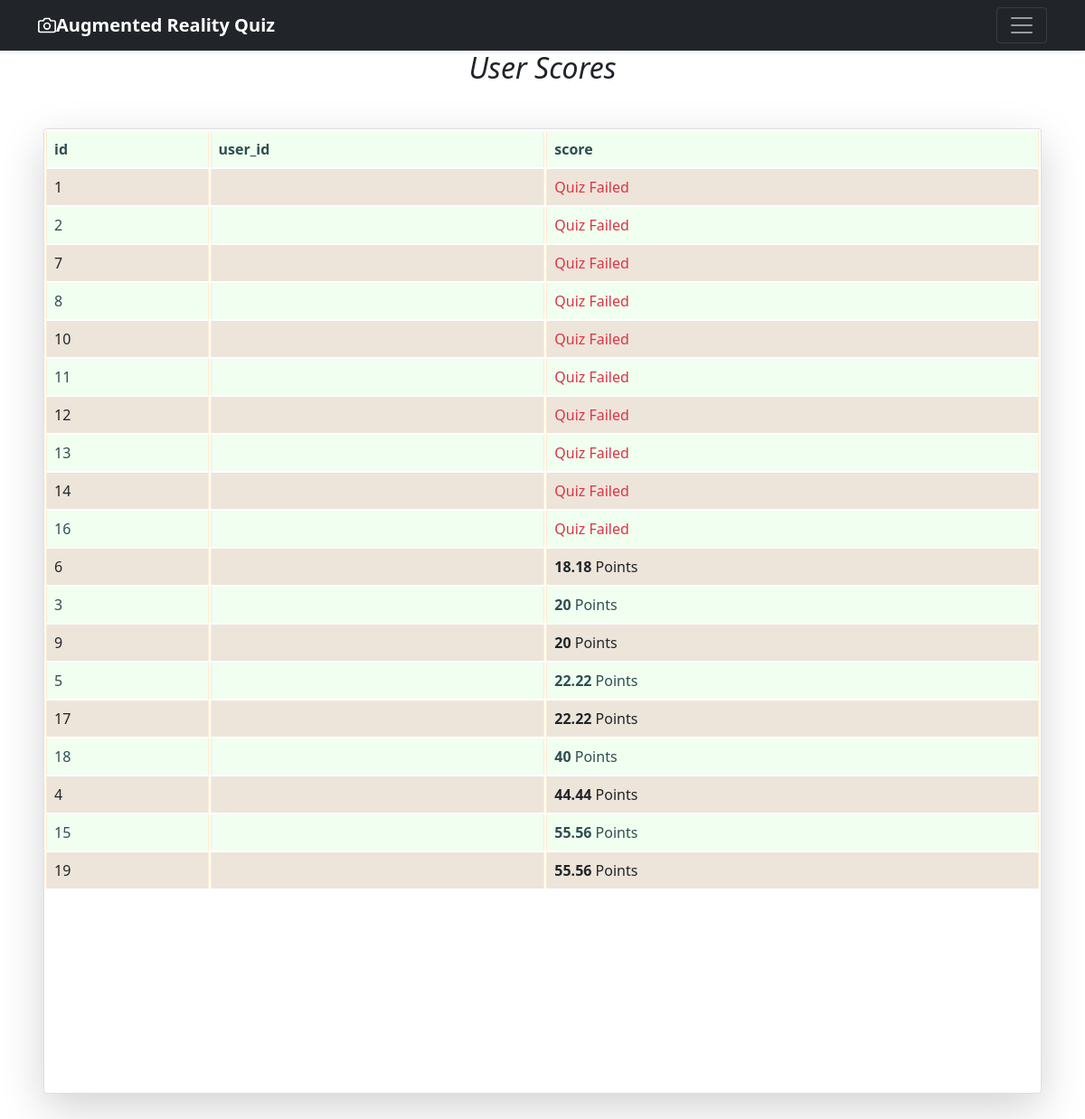
The page /score on the database as committed earlier.
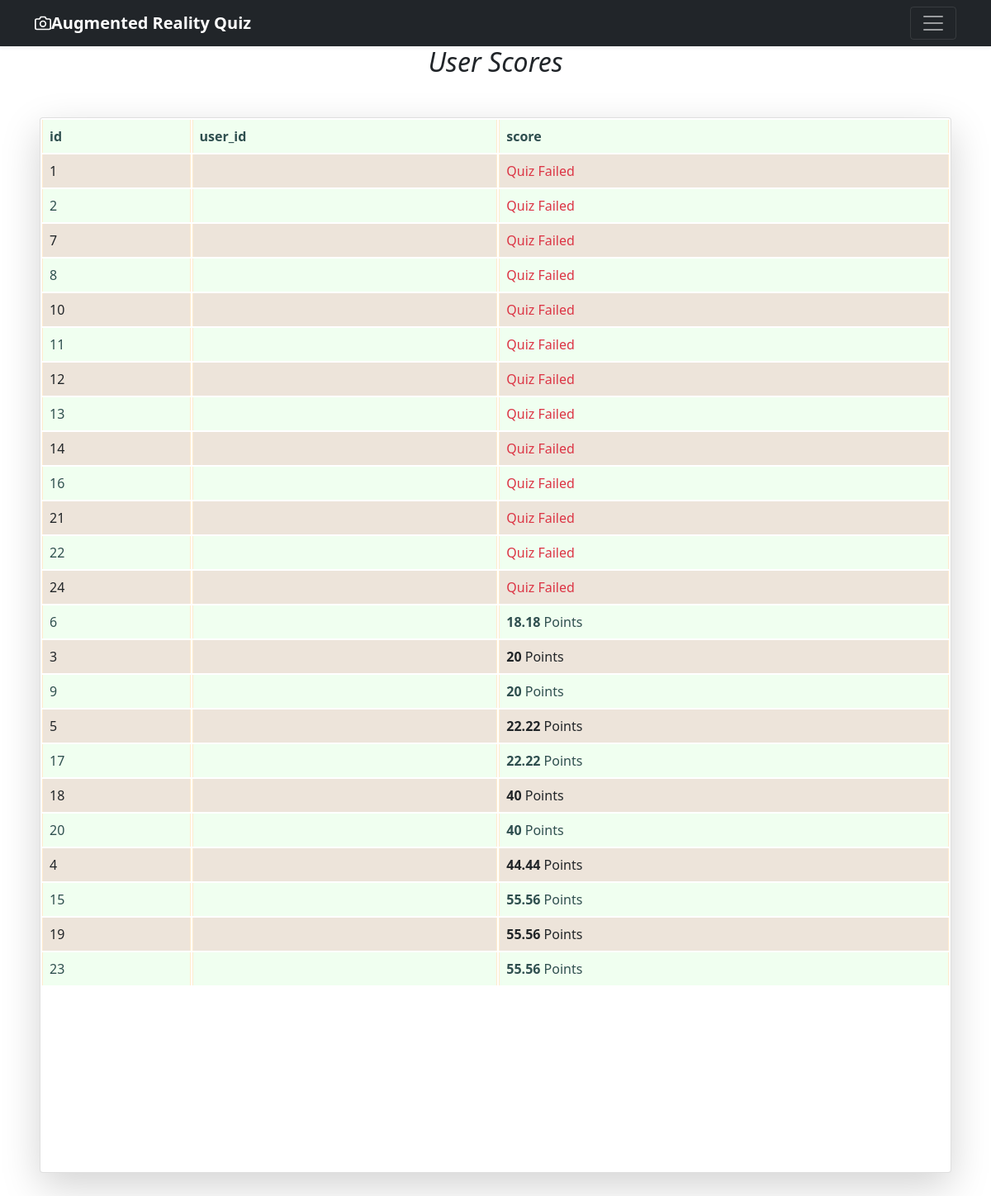
The same page on the database as committed later.
### database.py (models this page shows, shortened)
class Score(Base):
    __tablename__= "Scores"
    id = Column(Integer,primary_key=True)
    user_id = Column(Integer, ForeignKey('users.id'))
    score = Column(Integer,default=0)
    created_on=Column(DateTime, default=datetime.now)

### app.py (the view)
@app.route('/score')
def score():
    db=opendb()
    scores=db.query(Score).filter(Score.user_id==session.get('user_id',1)).order_by(Score.score)
    db.close()
    return render_template('score.html',scores=scores)

### app.py (called while the page is built)
def opendb():
    engine = create_engine("sqlite:///db.sqlite",echo=True)
    Session = sessionmaker(bind=engine)
    return Session()

### templates/score.html (shortened to what this page needs)
{% extends 'base.html' %}
{% block body %}
<i class="fa fa-align-center" aria-hidden="true"><center><h2>User Scores</h2></center></i>
<div class="card shadow-lg m-5">
    <table class="table table-striped table-bordered table-inverse table-responsive">
        <thead class="thead-inverse|thead-default">
            <tr>
                <th><b>id</b></th>
                <th><b>user_id</b></th>
                <th><b>score</b></th>
            </tr>
        </thead>
        <tbody>
            {% for item in scores %}
            <tr>
                <td >{{item.id}}</td>
                <td >{{session.email}}</td>
                <td >
                    {% if item.score==0 %}
                            <span class="text-danger">Quiz Failed</span>
                    {% else %}
                           <b>{{item.score}}</b> Points
                    {% endif %}
                </td>
            </tr>
            {% endfor %}
        </tbody>
    </table>
</div>
{% endblock body %}

### templates/base.html (shortened to what this page needs)
<!DOCTYPE html>
<html lang="en">
<head>
  <link rel="stylesheet" href="https://stackpath.bootstrapcdn.com/bootstrap/5.0.0-alpha1/css/bootstrap.min.css">
</head>
<body>
    <header>
        <div class="navbar navbar-dark bg-dark shadow-sm">
          <div class="container">
            <a href="#" class="navbar-brand d-flex align-items-center">
              <strong>Augmented Reality Quiz</strong>
            </a>
            <button class="navbar-toggler" type="button" data-toggle="collapse" data-target="#navbarHeader"
              aria-controls="navbarHeader" aria-expanded="false" aria-label="Toggle navigation">
              <span class="navbar-toggler-icon"></span>
            </button>
          </div>
        </div>
      </header>
        {% block body %}{% endblock body %}
</body>
</html>

### templates/score.html (style rules this page uses)
.table { --bs-table-bg: linen; --bs-table-accent-bg: honeydew; --bs-table-striped-color: #212528; --bs-table-striped-bg: rgba(0, 0, 0, 0.05); --bs-table-active-color: #212527; --bs-table-active-bg: rgba(0, 0, 0, 0.1); --bs-table-hover-color: #212529; --bs-table-hover-bg: rgba(0, 0, 0, 0.075); width: 100%; margin-bottom: 14rem; color: darkslategrey; vertical-align: baseline; border-color: blanchedalmond; }
table { caption-side: bottom; border-collapse: separate; }

Rows that differ between the two databases and show on the page:
added Score: id "21", score "Quiz Failed"
added Score: id "22", score "Quiz Failed"
added Score: id "24", score "Quiz Failed"
added Score: id "20", score "40"
added Score: id "23", score "55.56"
